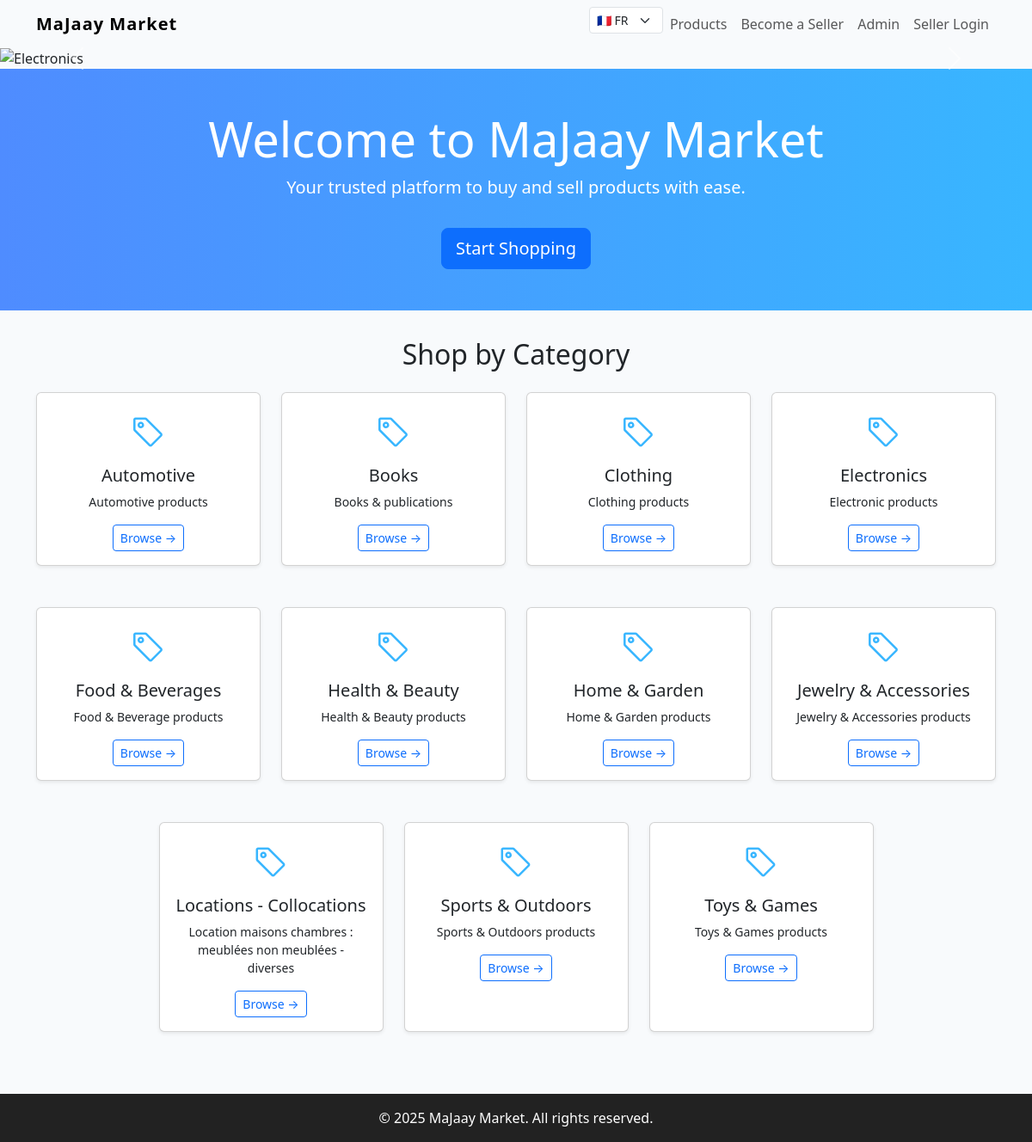
/majaay/products/, run on the app's committed database.
### majaay/models.py (models this page shows, shortened)
class Category(models.Model):
    name = models.CharField(max_length=120)
    slug = models.SlugField(unique=True)
    description = models.TextField(blank=True)

### majaay/views.py (the view)
# urls.py: path('products/', views.product_list, name='product_list'),
def product_list(request):
    from .models import Category
    categories = Category.objects.all().order_by('name')
    qs = Product.objects.filter(approved=True)
    selected_category = None
    category_slug = request.GET.get('category')
    if category_slug:
        selected_category = Category.objects.filter(slug=category_slug).first()
        qs = qs.filter(category__slug=category_slug)
    return render(request, 'majaay/product_list.html', {
        'products': qs,
        'categories': categories,
        'selected_category': selected_category,
    })

### majaay/templates/majaay/product_list.html (shortened to what this page needs)
{% extends 'majaay/base.html' %}
{% block content %}
<h2 class="text-center my-4">Shop by Category</h2>
<div class="row row-cols-1 row-cols-md-4 g-4 justify-content-center">
  {% for cat in categories %}
  <div class="col mb-4">
    <div class="card h-100 text-center shadow-sm">
      <div class="card-body">
        <div style="font-size:2.5rem; color:#38b6ff;">
          <i class="bi bi-tag"></i>
        </div>
        <h5 class="card-title mt-2">{{ cat.name }}</h5>
        <p class="card-text small">{{ cat.description }}</p>
        <a href="{% url 'product_list' %}?category={{ cat.slug }}" class="btn btn-outline-primary btn-sm">Browse &rarr;</a>
      </div>
    </div>
  </div>
  {% endfor %}
</div>
<link rel="stylesheet" href="https://cdn.jsdelivr.net/npm/bootstrap-icons@1.10.5/font/bootstrap-icons.css">
{% endblock %}

### majaay/templates/majaay/base.html (shortened to what this page needs)
<!DOCTYPE html>
<html lang="en">
<head>
    {% load static %}
        <link href="https://cdn.jsdelivr.net/npm/bootstrap@5.3.0/dist/css/bootstrap.min.css" rel="stylesheet">
    <link rel="stylesheet" href="https://cdn.jsdelivr.net/npm/flag-icons@6.7.0/css/flag-icons.min.css">
</head>
<body>
                <nav class="navbar navbar-expand-lg navbar-light" style="background:#f8fafc; box-shadow:0 2px 4px rgba(0,0,0,0.04);">
                                <div class="container">
                                        <a class="navbar-brand" href="/">MaJaay Market</a>
                                        <div class="collapse navbar-collapse" id="navbarNav">
                                                <ul class="navbar-nav ms-auto">
                <li class="nav-item ms-2">
                    <form action="{% url 'set_language' %}" method="post" class="d-flex align-items-center">
                        <select name="language" class="form-select form-select-sm" onchange="this.form.submit()" style="width:auto;">
                            <option value="fr" {% if LANGUAGE_CODE == 'fr' %}selected{% endif %}>🇫🇷 FR</option>
                        </select>
                    </form>
                </li>
                                                        <li class="nav-item"><a class="nav-link" href="/majaay/categories/">Products</a></li>
                                                        <li class="nav-item"><a class="nav-link" href="/majaay/seller/register/">Become a Seller</a></li>
                                                        <li class="nav-item"><a class="nav-link" href="/admin/">Admin</a></li>
                                                        {% if user.is_authenticated %}
                                                                <li class="nav-item"><a class="nav-link" href="/majaay/seller/dashboard/">Dashboard</a></li>
                                                                {% if user.is_superuser or user.is_manager %}
                                                                        <li class="nav-item"><a class="nav-link" href="/majaay/buyers/manage/">Manage Buyers</a></li>
                                                                        <li class="nav-item"><a class="nav-link" href="/majaay/sellers/manage/">Manage Sellers</a></li>
                                                                {% endif %}
                                                                <li class="nav-item"><a class="nav-link" href="/majaay/logout/">Logout</a></li>
                                                        {% else %}
                                                                <li class="nav-item"><a class="nav-link" href="/majaay/login/">Seller Login</a></li>
                                                        {% endif %}
                                                </ul>
                                        </div>
                                </div>
                        </nav>
                                <div id="categoryCarousel" class="carousel slide" data-bs-ride="carousel" style="max-width:100vw; background:#f8fafc;">
                                    <div class="carousel-inner">
                                        <div class="carousel-item active">
                                            <img src="https://images.unsplash.com/photo-1519389950473-47ba0277781c?auto=format&fit=crop&w=1200&q=80" class="d-block w-100" style="max-height:220px;object-fit:cover;" alt="Electronics">
                                            <div class="carousel-caption d-none d-md-block">
                                            </div>
                                        </div>
                                    </div>
                                    <button class="carousel-control-prev" type="button" data-bs-target="#categoryCarousel" data-bs-slide="prev">
                                        <span class="carousel-control-prev-icon" aria-hidden="true"></span>
                                    </button>
                                    <button class="carousel-control-next" type="button" data-bs-target="#categoryCarousel" data-bs-slide="next">
                                        <span class="carousel-control-next-icon" aria-hidden="true"></span>
                                    </button>
                                </div>
        <div class="hero">
            <div class="container">
                <h1 class="display-4">Welcome to MaJaay Market</h1>
                <p class="lead">Your trusted platform to buy and sell products with ease.</p>
                <a  href="/majaay/categories/" class="btn btn-primary btn-lg mt-3">Start Shopping</a>
            </div>
        </div>
        <div class="container main-content">
            {% if request.path == '/' %}
                <h2 class="text-center my-4" id="categories">Shop by Category</h2>
                <div class="row row-cols-1 row-cols-md-4 g-4 justify-content-center">
                    {% for cat in categories %}
                    <div class="col mb-4">
                        <div class="card h-100 text-center shadow-sm">
                            <div class="card-body">
                                <div style="font-size:2.5rem; color:#38b6ff;">
                                    <i class="bi bi-tag"></i>
                                </div>
                                <h5 class="card-title mt-2">{{ cat.name }}</h5>
                                <p class="card-text small">{{ cat.description }}</p>
                                <a href="/majaay/products/?category={{ cat.slug }}" class="btn btn-outline-primary btn-sm">Browse &rarr;</a>
                            </div>
                        </div>
                    </div>
                    {% endfor %}
                </div>
                <div class="row mt-5 text-center">
                    <div class="col-md-4">
                        <div style="font-size:2rem;"><i class="bi bi-person-plus"></i></div>
                        <h6>For Sellers</h6>
                        <p class="small">Register to become a seller. We'll review your application and create your account.</p>
                    </div>
                    <div class="col-md-4">
                        <div style="font-size:2rem;"><i class="bi bi-box-seam"></i></div>
                        <h6>List Products</h6>
                        <p class="small">Upload your products with photos and description. We add a 5% service fee.</p>
                    </div>
                    <div class="col-md-4">
                        <div style="font-size:2rem;"><i class="bi bi-cart-check"></i></div>
                        <h6>For Buyers</h6>
                        <p class="small">Browse and purchase without making an account. Simple checkout process.</p>
                    </div>
                </div>
            {% else %}
                {% block content %}{% endblock %}
            {% endif %}
        </div>
        <link rel="stylesheet" href="https://cdn.jsdelivr.net/npm/bootstrap-icons@1.10.5/font/bootstrap-icons.css">
        <footer>
            <div class="container">&copy; {{ now|default:2025 }} MaJaay Market. All rights reserved.</div>
        </footer>
</body>
</html>

### majaay/templates/majaay/base.html (style rules this page uses)
body { background: #f8fafc; }
.navbar-brand { font-weight: bold; letter-spacing: 1px; }
.hero { background: linear-gradient(90deg, #4f8cff 0%, #38b6ff 100%); color: #fff; padding: 3rem 0; text-align: center; }
.main-content { margin-top: 2rem; }
footer { background: #222; color: #fff; padding: 1rem 0; text-align: center; margin-top: 3rem; }

### data on the page
Category: name "Automotive", description "Automotive products"
Category: name "Books", description "Books & publications"
Category: name "Clothing", description "Clothing products"
Category: name "Electronics", description "Electronic products"
Category: name "Food & Beverages", description "Food & Beverage products"
Category: name "Health & Beauty", description "Health & Beauty products"
Category: name "Home & Garden", description "Home & Garden products"
Category: name "Jewelry & Accessories", description "Jewelry & Accessories products"
Category: name "Locations - Collocations", description "Location maisons chambres : meublées non meublées - diverses"
Category: name "Sports & Outdoors", description "Sports & Outdoors products"
Category: name "Toys & Games", description "Toys & Games products"

### other printed values
{{ now|default:2025 }} "2025"
